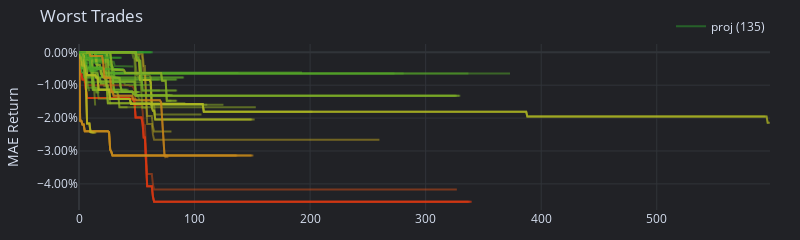
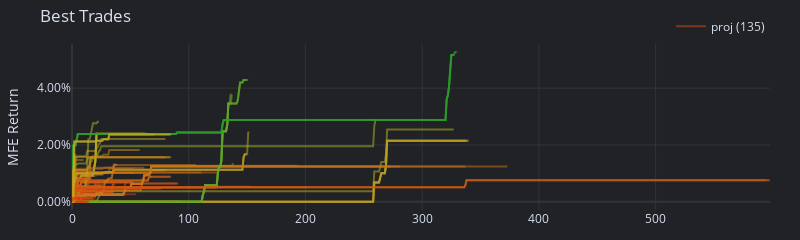

Notebook cell for these charts, in order:
### Markdown cell above
plot expanding metrics. "How have the trades behaved over time?"
Regular metrics such as MAE and MFE represent only the final point of each trade, but what if we would like to see their development during each trade? You can now analyze expanding trade metrics as DataFrames!

### Code cell
unlevered_pf.trades.plot_expanding_mae_returns(title='Worst Trades').show() # This is the maximum adverse excursion (MAE)
unlevered_pf.trades.plot_expanding_mfe_returns(title='Best Trades').show() # This is the maximum favorable excursion (MFE)
